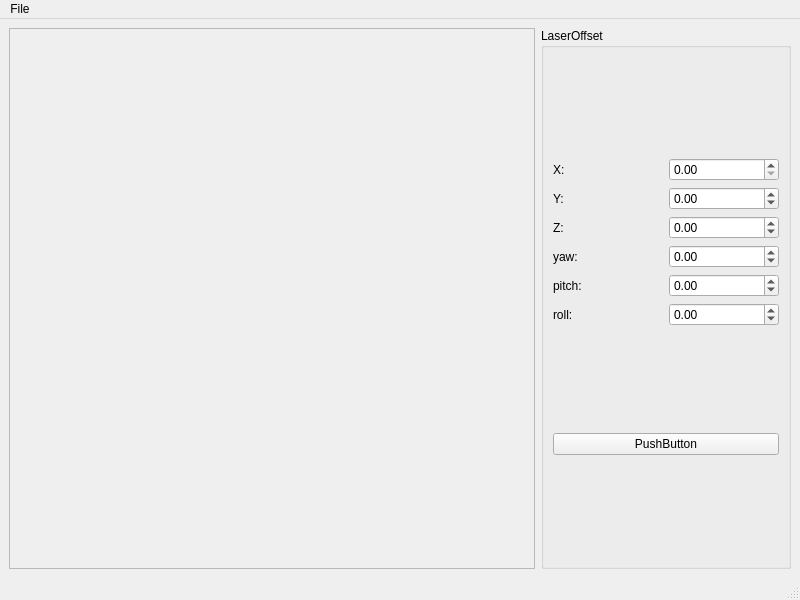
<?xml version="1.0" encoding="UTF-8"?>
<ui version="4.0">
 <class>MainWindow</class>
 <widget class="QMainWindow" name="MainWindow">
  <property name="geometry">
   <rect>
    <x>0</x>
    <y>0</y>
    <width>800</width>
    <height>600</height>
   </rect>
  </property>
  <property name="windowTitle">
   <string>MainWindow</string>
  </property>
  <widget class="QWidget" name="centralwidget">
   <property name="mouseTracking">
    <bool>true</bool>
   </property>
   <layout class="QHBoxLayout" name="horizontalLayout">
    <item>
     <widget class="QFrame" name="frame">
      <property name="frameShape">
       <enum>QFrame::StyledPanel</enum>
      </property>
      <property name="frameShadow">
       <enum>QFrame::Raised</enum>
      </property>
      <layout class="QHBoxLayout" name="horizontalLayout_2">
       <item>
        <widget class="myGlWidget" name="widget" native="true"/>
       </item>
      </layout>
     </widget>
    </item>
    <item>
     <widget class="QGroupBox" name="groupBox">
      <property name="sizePolicy">
       <sizepolicy hsizetype="Maximum" vsizetype="Minimum">
        <horstretch>0</horstretch>
        <verstretch>0</verstretch>
       </sizepolicy>
      </property>
      <property name="maximumSize">
       <size>
        <width>250</width>
        <height>16777215</height>
       </size>
      </property>
      <property name="title">
       <string>LaserOffset</string>
      </property>
      <layout class="QVBoxLayout" name="verticalLayout_2">
       <item>
        <layout class="QGridLayout" name="gridLayout">
         <item row="1" column="1">
          <widget class="QDoubleSpinBox" name="doubleSpinBox_Y">
           <property name="minimum">
            <double>-10000.000000000000000</double>
           </property>
           <property name="maximum">
            <double>100000.000000000000000</double>
           </property>
          </widget>
         </item>
         <item row="0" column="0">
          <widget class="QLabel" name="label">
           <property name="text">
            <string>X:</string>
           </property>
          </widget>
         </item>
         <item row="1" column="0">
          <widget class="QLabel" name="label_2">
           <property name="text">
            <string>Y:</string>
           </property>
          </widget>
         </item>
         <item row="3" column="1">
          <widget class="QDoubleSpinBox" name="doubleSpinBox_yaw">
           <property name="minimum">
            <double>-100000.000000000000000</double>
           </property>
           <property name="maximum">
            <double>100000.000000000000000</double>
           </property>
          </widget>
         </item>
         <item row="4" column="1">
          <widget class="QDoubleSpinBox" name="doubleSpinBox_pitch">
           <property name="minimum">
            <double>-100000.000000000000000</double>
           </property>
           <property name="maximum">
            <double>100000.000000000000000</double>
           </property>
          </widget>
         </item>
         <item row="4" column="0">
          <widget class="QLabel" name="label_5">
           <property name="text">
            <string>pitch:</string>
           </property>
          </widget>
         </item>
         <item row="2" column="0">
          <widget class="QLabel" name="label_3">
           <property name="text">
            <string>Z:</string>
           </property>
          </widget>
         </item>
         <item row="2" column="1">
          <widget class="QDoubleSpinBox" name="doubleSpinBox_Z">
           <property name="minimum">
            <double>-100000.000000000000000</double>
           </property>
           <property name="maximum">
            <double>100000.000000000000000</double>
           </property>
          </widget>
         </item>
         <item row="3" column="0">
          <widget class="QLabel" name="label_4">
           <property name="text">
            <string>yaw:</string>
           </property>
          </widget>
         </item>
         <item row="0" column="1">
          <widget class="QDoubleSpinBox" name="doubleSpinBox_X">
           <property name="maximum">
            <double>1000000.000000000000000</double>
           </property>
          </widget>
         </item>
         <item row="5" column="0">
          <widget class="QLabel" name="label_6">
           <property name="text">
            <string>roll:</string>
           </property>
          </widget>
         </item>
         <item row="5" column="1">
          <widget class="QDoubleSpinBox" name="doubleSpinBox_roll">
           <property name="minimum">
            <double>-100000.000000000000000</double>
           </property>
           <property name="maximum">
            <double>100000.000000000000000</double>
           </property>
          </widget>
         </item>
        </layout>
       </item>
       <item>
        <widget class="QPushButton" name="pushButton">
         <property name="text">
          <string>PushButton</string>
         </property>
        </widget>
       </item>
      </layout>
     </widget>
    </item>
   </layout>
  </widget>
  <widget class="QMenuBar" name="menubar">
   <property name="geometry">
    <rect>
     <x>0</x>
     <y>0</y>
     <width>800</width>
     <height>25</height>
    </rect>
   </property>
   <widget class="QMenu" name="menuFile">
    <property name="title">
     <string>File</string>
    </property>
    <addaction name="actionOpenCalibration_File"/>
    <addaction name="actionMake_A_measurment"/>
    <addaction name="actionSave_Project"/>
    <addaction name="actionSave_pointcloud"/>
   </widget>
   <addaction name="menuFile"/>
  </widget>
  <widget class="QStatusBar" name="statusbar"/>
  <action name="actionOpenCalibration_File">
   <property name="text">
    <string>OpenCalibration File</string>
   </property>
  </action>
  <action name="actionMake_A_measurment">
   <property name="text">
    <string>Make A measurment</string>
   </property>
  </action>
  <action name="actionSave_Project">
   <property name="text">
    <string>Save Project</string>
   </property>
  </action>
  <action name="actionSave_pointcloud">
   <property name="text">
    <string>Save pointcloud</string>
   </property>
  </action>
 </widget>
 <customwidgets>
  <customwidget>
   <class>myGlWidget</class>
   <extends>QWidget</extends>
   <header location="global">myglwidget.h</header>
   <container>1</container>
  </customwidget>
 </customwidgets>
 <resources/>
 <connections>
  <connection>
   <sender>menubar</sender>
   <signal>triggered(QAction*)</signal>
   <receiver>MainWindow</receiver>
   <slot>onTrigger(QAction*)</slot>
   <hints>
    <hint type="sourcelabel">
     <x>18</x>
     <y>15</y>
    </hint>
    <hint type="destinationlabel">
     <x>537</x>
     <y>573</y>
    </hint>
   </hints>
  </connection>
  <connection>
   <sender>pushButton</sender>
   <signal>clicked()</signal>
   <receiver>MainWindow</receiver>
   <slot>UpdatePC()</slot>
   <hints>
    <hint type="sourcelabel">
     <x>623</x>
     <y>543</y>
    </hint>
    <hint type="destinationlabel">
     <x>556</x>
     <y>571</y>
    </hint>
   </hints>
  </connection>
 </connections>
 <slots>
  <slot>onTrigger(QAction*)</slot>
  <slot>UpdatePC()</slot>
 </slots>
</ui>
